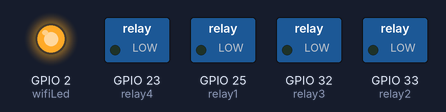
Bench run of a sketch on a simulated ESP32. Parts: switched loads named in the sketch (green lamp = pin HIGH), output pins drawn as LEDs (lit = HIGH). WiFi joins after 1.5 s; servers stay silent unless stated; what the sketch prints to the serial monitor is not drawn.

Above: at 2.0 s.
At 3.5 s:
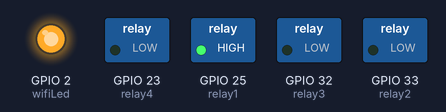
At 5.5 s:
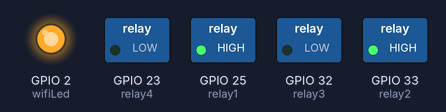
At 7.5 s:
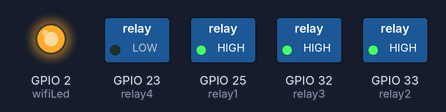
At 11.0 s:
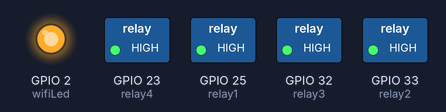
At 14.0 s:
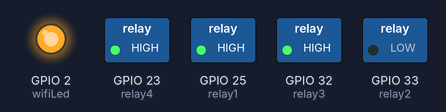
Timing chart, 0 to 14.5 s (numbered marks = the images above):
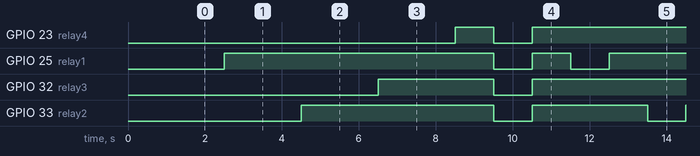

The sketch:

esp32board4chrelay_wifi_test.ino
```cpp
#include <WiFi.h>

#define relay1 25
#define relay2 33
#define relay3 32
#define relay4 23

char ssid[] = "smf001";      //ชื่อ SSID ที่เราต้องการเชื่อมต่อ
char pass[] = "0814111142";  //รหัสผ่าน WI-FI
#define wifiLed 2            //กำหนดตัวแปร
void setup() {

  pinMode(wifiLed, OUTPUT);    //กำหนดโหมด GPIO ให้เป็นแบบ OUTPUT
  digitalWrite(wifiLed, LOW);  //กำหนดค่าเริ่มต้นให้ Led built-in ดับ

  pinMode(relay1, OUTPUT);
  pinMode(relay2, OUTPUT);
  pinMode(relay3, OUTPUT);
  pinMode(relay4, OUTPUT);

  digitalWrite(relay1, LOW);
  digitalWrite(relay2, LOW);
  digitalWrite(relay3, LOW);
  digitalWrite(relay4, LOW);


  Serial.begin(9600);
  Serial.println("Starting...");
  WiFi.begin(ssid, pass);
  while (WiFi.status() != WL_CONNECTED) {
    delay(250);
    Serial.print(".");  //ถ้าเชื่อมต่อ Wi-Fi ไม่สำเร็จให้ Serial print .....................
  }
  Serial.println("WiFi Connected");
  Serial.println("IP Address: ");
  Serial.println(WiFi.localIP());

  digitalWrite(wifiLed, HIGH);  //สั่งให้ Led built-in ติดหลังจากเชื่อมต่อ Wi-Fi ได้
}

void loop() {
  //run program here

  digitalWrite(relay1, LOW);
  delay(1000);
  digitalWrite(relay1, HIGH);
  delay(1000);

  digitalWrite(relay2, LOW);
  delay(1000);
  digitalWrite(relay2, HIGH);
  delay(1000);

  digitalWrite(relay3, LOW);
  delay(1000);
  digitalWrite(relay3, HIGH);
  delay(1000);

  digitalWrite(relay4, LOW);
  delay(1000);
  digitalWrite(relay4, HIGH);
  delay(1000);

  digitalWrite(relay1, LOW);
  digitalWrite(relay2, LOW);
  digitalWrite(relay3, LOW);
  digitalWrite(relay4, LOW);
  delay(1000);

  digitalWrite(relay1, HIGH);
  digitalWrite(relay2, HIGH);
  digitalWrite(relay3, HIGH);
  digitalWrite(relay4, HIGH);
  delay(1000);
}
```

Measured:
- by itself, GPIO 23 (relay4): repeats every 10.0 s: LOW 1.0 s, HIGH 7.0 s, LOW 1.0 s, HIGH 1.0 s
- by itself, GPIO 25 (relay1): repeats every 10.0 s: LOW 1.0 s, HIGH 1.0 s, LOW 1.0 s, HIGH 7.0 s
- by itself, GPIO 32 (relay3): repeats every 10.0 s: LOW 1.0 s, HIGH 5.0 s, LOW 1.0 s, HIGH 3.0 s
- by itself, GPIO 33 (relay2): repeats every 10.0 s: LOW 1.0 s, HIGH 3.0 s, LOW 1.0 s, HIGH 5.0 s
